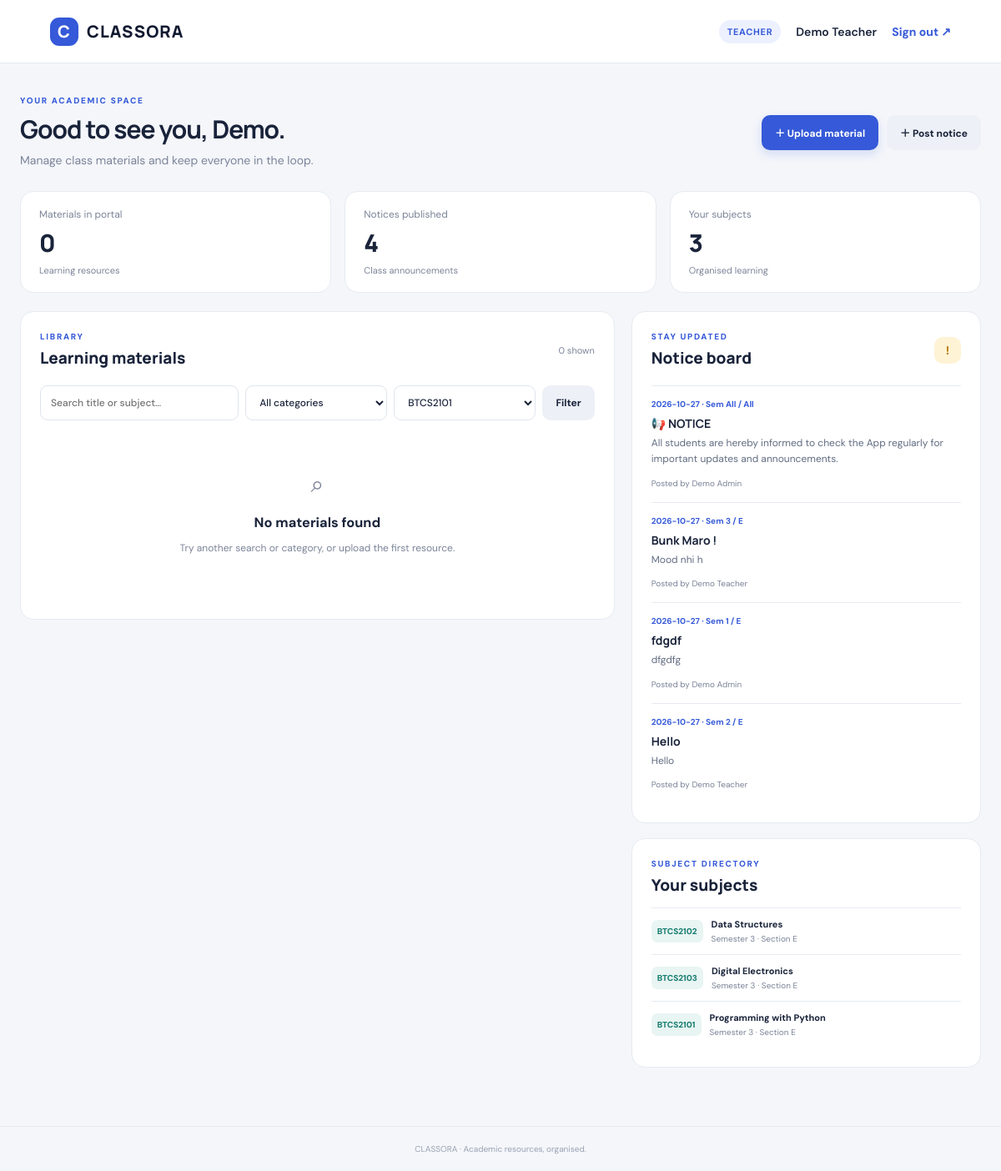
Screenshot of /subject/1 (signed in) with the database file from the repository.
### tables this page shows
CREATE TABLE users (
            id INTEGER PRIMARY KEY AUTOINCREMENT,
            name TEXT NOT NULL,
            email TEXT NOT NULL UNIQUE,
            password_hash TEXT NOT NULL,
            role TEXT NOT NULL CHECK(role IN ('teacher','student','admin')),
            semester TEXT NOT NULL DEFAULT '3',
            section TEXT NOT NULL DEFAULT 'E'
        );

CREATE TABLE notices (
            id INTEGER PRIMARY KEY AUTOINCREMENT,
            title TEXT NOT NULL,
            body TEXT NOT NULL,
            semester TEXT NOT NULL,
            section TEXT NOT NULL,
            posted_by INTEGER NOT NULL,
            created_at TEXT NOT NULL DEFAULT CURRENT_TIMESTAMP,
            FOREIGN KEY(posted_by) REFERENCES users(id)
        );

CREATE TABLE subjects (
            id INTEGER PRIMARY KEY AUTOINCREMENT,
            name TEXT NOT NULL,
            code TEXT NOT NULL UNIQUE,
            semester TEXT NOT NULL,
            section TEXT NOT NULL,
            teacher_id INTEGER,
            FOREIGN KEY(teacher_id) REFERENCES users(id)
        );

### app.py (the view)
@app.route("/subject/<int:subject_id>")
@login_required
def subject_detail(subject_id):
    user = current_user()
    with connect() as db:
        subject = db.execute("SELECT * FROM subjects WHERE id=?", (subject_id,)).fetchone()
    if not subject:
        abort(404)
    if user["role"] == "student" and (
        subject["semester"] != user["semester"] or subject["section"] != user["section"]
    ):
        abort(403)
    if user["role"] == "teacher" and subject["teacher_id"] != user["id"]:
        abort(403)
    category = request.args.get("category", "")
    if category not in CATEGORIES:
        category = ""
    search = request.args.get("q", "").strip()[:100]
    materials = list_materials(user, search, category, str(subject_id))
    notices = list_notices(user)
    subjects = list_subjects(user)
    with connect() as db:
        folder_counts = {}
        for folder in CATEGORIES:
            row = db.execute(
                "SELECT COUNT(*) FROM materials WHERE subject_id=? AND category=?",
                (subject_id, folder)
            ).fetchone()
            folder_counts[folder] = row[0]
        material_count = db.execute(
            "SELECT COUNT(*) FROM materials WHERE subject_id=?", (subject_id,)
        ).fetchone()[0]
        notice_count = db.execute("SELECT COUNT(*) FROM notices").fetchone()[0]
    return render_template(
        "dashboard.html", materials=materials, notices=notices, subjects=subjects,
        search=search, selected_category=category, selected_subject=str(subject_id),
        material_count=material_count, notice_count=notice_count,
        subject_count=len(subjects), subject_view=subject, folder_counts=folder_counts,
        categories=CATEGORIES
    )

### templates/dashboard.html (shortened to what this page needs)
{% extends "base.html" %}
{% block content %}
{% if current_user['role'] == 'student' %}
<section class="welcome">
  <div>
    <div class="eyebrow">{% if subject_view %}SUBJECT LIBRARY{% else %}YOUR ACADEMIC SPACE{% endif %}</div>
    <h1>{% if subject_view %}{{ subject_view['name'] }}{% else %}Good to see you, {{ current_user['name'].split()[0] }}.{% endif %}</h1>
    <p class="muted">Semester {{ current_user['semester'] }} · Section {{ current_user['section'] }}{% if subject_view %} · {{ subject_view['code'] }}{% endif %}</p>
  </div>
  {% if subject_view %}<a class="btn secondary" href="{{ url_for('index') }}">← All subjects</a>{% endif %}
</section>
{% if not subject_view %}
<div class="student-summary">
  <div><span class="stat-label">Available subjects</span><b>{{ subject_count }}</b><span class="stat-foot">Your semester and section</span></div>
  <div><span class="stat-label">Learning materials</span><b>{{ material_count }}</b><span class="stat-foot">Across all your subjects</span></div>
  <div><span class="stat-label">Class notices</span><b>{{ notice_count }}</b><span class="stat-foot">Updates for your class</span></div>
</div>
<section class="panel student-subjects">
  <div class="section-head"><div><div class="eyebrow">SUBJECT DIRECTORY</div><h2>My subjects</h2></div><span class="count">{{ subjects|length }} subjects</span></div>
  {% if subjects %}
  <div class="subject-grid">
    {% for s in subjects %}
    <a class="subject-card" href="{{ url_for('subject_detail', subject_id=s['id']) }}">
      <div class="folder-illustration">📁</div>
      <div class="subject-card-code">{{ s['code'] }}</div>
      <h3>{{ s['name'] }}</h3>
      <p>Semester {{ s['semester'] }} · Section {{ s['section'] }}</p>
      <span class="open-folder">Open subject <span>↗</span></span>
    </a>
    {% endfor %}
  </div>
  {% else %}
  <div class="empty"><span>📚</span><h3>No subjects assigned yet</h3><p>Your subjects will appear here when they are added for your semester and section.</p></div>
  {% endif %}
</section>
<section class="panel student-notices">
  <div class="section-head"><div><div class="eyebrow">STAY UPDATED</div><h2>Notice board</h2></div><span class="notice-mark">!</span></div>
  {% if notices %}<div class="notice-grid">{% for n in notices %}<article class="notice-item"><div class="notice-meta">{{ n['created_at'][:10] }} · Sem {{ n['semester'] }} / {{ n['section'] }}</div><h3>{{ n['title'] }}</h3><p>{{ n['body'] }}</p><small>Posted by {{ n['author'] }}</small></article>{% endfor %}</div>{% else %}<div class="empty compact"><p>No notices yet.</p></div>{% endif %}
</section>
{% else %}
<section class="panel folder-section">
  <div class="section-head"><div><div class="eyebrow">SUBJECT FOLDERS</div><h2>{% if selected_category %}{{ selected_category }}{% else %}Browse materials{% endif %}</h2></div><span class="count">{{ material_count }} files in this subject</span></div>
  <div class="folder-grid">
    <a class="folder-card {% if not selected_category %}active{% endif %}" href="{{ url_for('subject_detail', subject_id=subject_view['id']) }}">
      <span class="folder-icon">🗂️</span><span class="folder-name">All materials</span><span class="folder-count">{{ material_count }} files</span>
    </a>
    {% for c in categories %}
    <a class="folder-card {% if selected_category==c %}active{% endif %}" href="{{ url_for('subject_detail', subject_id=subject_view['id'], category=c) }}">
      <span class="folder-icon">{% if c == 'Notes' %}📘{% elif c == 'Exam/Syllabus' %}📝{% elif c == 'Assignment' %}📄{% elif c == 'Project' %}🧩{% elif c == 'Practical/Lab' %}🧪{% else %}📁{% endif %}</span>
      <span class="folder-name">{{ c }}</span><span class="folder-count">{{ folder_counts[c] }} files</span>
    </a>
    {% endfor %}
  </div>
  <form class="filters folder-filters" method="get" action="{{ url_for('subject_detail', subject_id=subject_view['id']) }}">
    {% if selected_category %}<input type="hidden" name="category" value="{{ selected_category }}">{% endif %}
    <input name="q" value="{{ search }}" placeholder="Search inside this subject…">
    <button class="btn secondary" type="submit">Search</button>
    {% if search %}<a class="btn secondary" href="{{ url_for('subject_detail', subject_id=subject_view['id'], category=selected_category) if selected_category else url_for('subject_detail', subject_id=subject_view['id']) }}">Clear</a>{% endif %}
  </form>
  {% if materials %}
  <div class="material-list">
    {% for m in materials %}
    <article class="material"><div class="file-icon">↳</div><div class="material-info"><div class="material-top"><span class="category">{{ m['category'] }}</span><span class="date">{{ m['created_at'][:10] }}</span></div><h3>{{ m['title'] }}</h3>{% if m['description'] %}<p class="desc">{{ m['description'] }}</p>{% endif %}<small>{{ m['filename'] }} · Uploaded by {{ m['uploader'] }}</small></div><a class="download" href="{{ url_for('download', material_id=m['id']) }}" aria-label="Download {{ m['title'] }}">↓</a></article>
    {% endfor %}
  </div>
  {% else %}
  <div class="empty"><span>📂</span><h3>{% if selected_category %}This folder is empty{% else %}No materials uploaded yet{% endif %}</h3><p>When your teacher uploads resources for this subject, they will appear here.</p></div>
  {% endif %}
</section>
{% endif %}
{% else %}
<section class="welcome"><div><div class="eyebrow">YOUR ACADEMIC SPACE</div><h1>Good to see you, {{ current_user['name'].split()[0] }}.</h1><p class="muted">Manage class materials and keep everyone in the loop.</p></div><div class="actions"><a class="btn primary" href="{{ url_for('upload') }}">＋ Upload material</a><a class="btn secondary" href="{{ url_for('new_notice') }}">＋ Post notice</a></div></section>
<div class="stats"><div class="stat"><span class="stat-label">Materials in portal</span><b>{{ material_count }}</b><span class="stat-foot">Learning resources</span></div><div class="stat"><span class="stat-label">Notices published</span><b>{{ notice_count }}</b><span class="stat-foot">Class announcements</span></div><div class="stat"><span class="stat-label">Your subjects</span><b>{{ subject_count }}</b><span class="stat-foot">Organised learning</span></div></div>
<div class="dashboard-grid"><section class="panel resources"><div class="section-head"><div><div class="eyebrow">LIBRARY</div><h2>Learning materials</h2></div><span class="count">{{ materials|length }} shown</span></div>
<form class="filters" method="get"><input name="q" value="{{ search }}" placeholder="Search title or subject…"><select name="category"><option value="">All categories</option>{% for c in categories %}<option value="{{ c }}" {% if selected_category==c %}selected{% endif %}>{{ c }}</option>{% endfor %}</select><select name="subject"><option value="">All subjects</option>{% for s in subjects %}<option value="{{ s['id'] }}" {% if selected_subject|string==s['id']|string %}selected{% endif %}>{{ s['code'] }}</option>{% endfor %}</select><button class="btn secondary" type="submit">Filter</button></form>
{% if materials %}<div class="material-list">{% for m in materials %}<article class="material"><div class="file-icon">↳</div><div class="material-info"><div class="material-top"><span class="category">{{ m['category'] }}</span><span class="date">{{ m['created_at'][:10] }}</span></div><h3>{{ m['title'] }}</h3><p>{{ m['subject_code'] }} · {{ m['subject_name'] }} · Sem {{ m['semester'] }} / {{ m['section'] }}</p>{% if m['description'] %}<p class="desc">{{ m['description'] }}</p>{% endif %}<small>Uploaded by {{ m['uploader'] }} · {{ m['filename'] }}</small></div><a class="download" href="{{ url_for('download', material_id=m['id']) }}" aria-label="Download {{ m['title'] }}">↓</a></article>{% endfor %}</div>{% else %}<div class="empty"><span>⌕</span><h3>No materials found</h3><p>Try another search or category, or upload the first resource.</p></div>{% endif %}</section>
<aside class="side-col"><section class="panel notices"><div class="section-head"><div><div class="eyebrow">STAY UPDATED</div><h2>Notice board</h2></div><span class="notice-mark">!</span></div>{% if notices %}{% for n in notices %}<article class="notice-item"><div class="notice-meta">{{ n['created_at'][:10] }} · Sem {{ n['semester'] }} / {{ n['section'] }}</div><h3>{{ n['title'] }}</h3><p>{{ n['body'] }}</p><small>Posted by {{ n['author'] }}</small></article>{% endfor %}{% else %}<div class="empty compact"><p>No notices yet.</p></div>{% endif %}</section>
<section class="panel subject-panel"><div class="eyebrow">SUBJECT DIRECTORY</div><h2>Your subjects</h2>{% for s in subjects %}<div class="subject-row"><span class="subject-code">{{ s['code'] }}</span><div><b>{{ s['name'] }}</b><small>Semester {{ s['semester'] }} · Section {{ s['section'] }}</small></div></div>{% endfor %}</section></aside></div>
{% endif %}
{% endblock %}

### templates/base.html
<!doctype html>
<html lang="en"><head><meta charset="utf-8"><meta name="viewport" content="width=device-width, initial-scale=1">
<title>{% block title %}CLASSORA{% endblock %}</title><link rel="stylesheet" href="{{ url_for('static', filename='style.css') }}"></head>
<body><nav class="nav"><a class="brand" href="{{ url_for('index') }}"><span class="brand-mark">C</span> CLASSORA</a>
{% if current_user %}<div class="nav-right"><span class="role">{{ current_user['role']|title }}</span><span class="nav-name">{{ current_user['name'] }}</span><a class="nav-link" href="{{ url_for('logout') }}">Sign out ↗</a></div>{% endif %}</nav>
<main class="wrap">{% with messages = get_flashed_messages(with_categories=true) %}{% if messages %}{% for category, message in messages %}<div class="flash {{ category }}">{{ message }}</div>{% endfor %}{% endif %}{% endwith %}
{% block content %}{% endblock %}</main><footer>CLASSORA · Academic resources, organised.</footer></body></html>

### rows the page displays
users: role "TEACHER", name "Demo Teacher", name "Demo"
notices: created_at "2026-10-27", semester "All", section "All", title "📢 NOTICE", body "All students are hereby informed to check the App regularly for important updates and announcements.", author "Demo Admin"
notices: created_at "2026-10-27", semester "3", section "E", title "Bunk Maro !", body "Mood nhi h", author "Demo Teacher"
notices: created_at "2026-10-27", semester "1", section "E", title "fdgdf", body "dfgdfg", author "Demo Admin"
notices: created_at "2026-10-27", semester "2", section "E", title "Hello", body "Hello", author "Demo Teacher"
subjects: code "BTCS2102", name "Data Structures", semester "3", section "E"
subjects: code "BTCS2103", name "Digital Electronics", semester "3", section "E"
subjects: code "BTCS2101", name "Programming with Python", semester "3", section "E"

### other values shown
{{ material_count }} "0"
{{ notice_count }} "4"
{{ subject_count }} "3"
{{ materials|length }} "0"
form field subject "BTCS2101"
